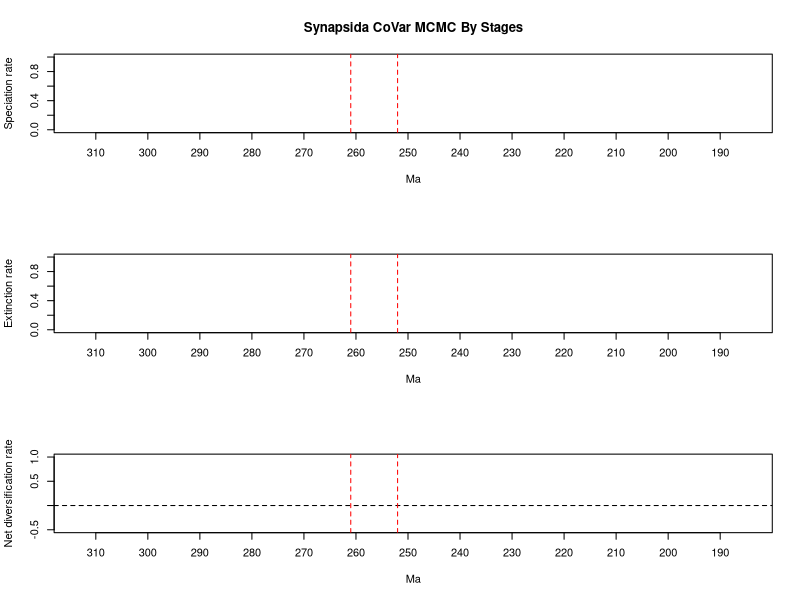

The R source for this figure:
# 1 files combined:
# 	C:\Users\SimoesLabAdmin\Documents\BDNN_Arielli\synapsida\mcmc_fixshift_predictors\C_covar/combined_9_marginal_rates.log

# 95% HPDs calculated using code from Biopy (https://www.cs.auckland.ac.nz/~yhel002/biopy/)

pdf(file='C:/Users/SimoesLabAdmin/Documents/BDNN_Arielli/synapsida/mcmc_fixshift_predictors/C_covar/combined_9_marginal_rates_RTT_plot2.pdf',width=8, height = 10.8)
par(mfrow=c(3, 1))
library(scales)
plot_RTT <- function (age,hpd_M,hpd_m,mean_m,color){
    N=100
    beta=(1:(N-1))/N
    alpha_shape=0.25
    cat=1-(beta^(1./alpha_shape))
    for (i in 1:(N-1)){
        trans= 1/N + 2/N
        polygon(c(age, rev(age)), c(hpd_M-((hpd_M-mean_m)*cat[i]), rev(hpd_m+((mean_m-hpd_m)*cat[i]))), col = alpha(color,trans), border = NA)
    }
    lines(rev(age), rev(mean_m), col = color, lwd=3)
}
    
L_hpd_m95=c(NA, NA,NA,NA,NA,NA,NA,NA,NA,NA,NA,NA,NA,NA,NA,NA,NA,NA,NA,NA,NA,NA,NA,NA,NA,NA,NA,0.113178,0.113178,0.113178,0.113178,0.113178,0.113178,0.113178,0.038436,0.038436,0.038436,0.038436,0.038436,0.038436,0.038436,0.038436,0.038436,0.024307,0.024307,0.024307,0.024307,0.024307,0.024307,0.024307,0.024307,0.024307,0.024307,0.070527,0.070527,0.070527,0.070527,0.070527,0.070527,0.070527,0.070527,0.070527,0.070527,0.064057,0.064057,0.064057,0.064057,0.064057,0.161713,0.161713,0.161713,0.161713,0.161713,0.199049,0.199049,0.199049,0.199049,0.199049,0.136514,0.136514,0.136514,0.136514,0.136514,0.136514,0.136514,0.24524,0.24524,0.24524,0.24524,0.24524,0.191645,0.191645,0.191645,0.191645,0.191645,0.191645,0.191645,0.191645,0.191645,0.048054,0.048054,0.048054,0.048054,0.048054,0.048054,0.048054,0.048054,0.048054,0.048054,0.086982,0.086982,0.086982,0.086982,0.086982,0.086982,0.086982,0.159183,0.159183,0.159183,0.159183,0.159183,0.159183,0.159183,0.159183,0.159183,0.159183,0.159183,0.159183,0.159183,0.159183,0.159183,0.159183,0.159183,0.159183)
L_hpd_M95=c(NA, NA,NA,NA,NA,NA,NA,NA,NA,NA,NA,NA,NA,NA,NA,NA,NA,NA,NA,NA,NA,NA,NA,NA,NA,NA,NA,0.360279,0.360279,0.360279,0.360279,0.360279,0.360279,0.360279,0.16092,0.16092,0.16092,0.16092,0.16092,0.16092,0.16092,0.16092,0.16092,0.116221,0.116221,0.116221,0.116221,0.116221,0.116221,0.116221,0.116221,0.116221,0.116221,0.168869,0.168869,0.168869,0.168869,0.168869,0.168869,0.168869,0.168869,0.168869,0.168869,0.225924,0.225924,0.225924,0.225924,0.225924,0.404654,0.404654,0.404654,0.404654,0.404654,0.442647,0.442647,0.442647,0.442647,0.442647,0.228119,0.228119,0.228119,0.228119,0.228119,0.228119,0.228119,0.416928,0.416928,0.416928,0.416928,0.416928,0.342402,0.342402,0.342402,0.342402,0.342402,0.342402,0.342402,0.342402,0.342402,0.165302,0.165302,0.165302,0.165302,0.165302,0.165302,0.165302,0.165302,0.165302,0.165302,0.318832,0.318832,0.318832,0.318832,0.318832,0.318832,0.318832,0.317036,0.317036,0.317036,0.317036,0.317036,0.317036,0.317036,0.317036,0.317036,0.317036,0.317036,0.317036,0.317036,0.317036,0.317036,0.317036,0.317036,0.317036)
M_hpd_m95=c(NA, NA,NA,NA,NA,NA,NA,NA,NA,NA,NA,NA,NA,NA,NA,NA,NA,NA,NA,NA,NA,NA,NA,NA,NA,NA,NA,0.248022,0.248022,0.248022,0.248022,0.248022,0.248022,0.248022,0.047222,0.047222,0.047222,0.047222,0.047222,0.047222,0.047222,0.047222,0.047222,0.027895,0.027895,0.027895,0.027895,0.027895,0.027895,0.027895,0.027895,0.027895,0.027895,0.065425,0.065425,0.065425,0.065425,0.065425,0.065425,0.065425,0.065425,0.065425,0.065425,0.068277,0.068277,0.068277,0.068277,0.068277,0.158848,0.158848,0.158848,0.158848,0.158848,0.235231,0.235231,0.235231,0.235231,0.235231,0.237861,0.237861,0.237861,0.237861,0.237861,0.237861,0.237861,0.173232,0.173232,0.173232,0.173232,0.173232,0.09905,0.09905,0.09905,0.09905,0.09905,0.09905,0.09905,0.09905,0.09905,0.027003,0.027003,0.027003,0.027003,0.027003,0.027003,0.027003,0.027003,0.027003,0.027003,0.082581,0.082581,0.082581,0.082581,0.082581,0.082581,0.082581,0.099136,0.099136,0.099136,0.099136,0.099136,0.099136,0.099136,0.099136,0.099136,0.099136,0.099136,0.099136,0.099136,0.099136,0.099136,0.099136,0.099136,0.099136)
M_hpd_M95=c(NA, NA,NA,NA,NA,NA,NA,NA,NA,NA,NA,NA,NA,NA,NA,NA,NA,NA,NA,NA,NA,NA,NA,NA,NA,NA,NA,0.534327,0.534327,0.534327,0.534327,0.534327,0.534327,0.534327,0.175002,0.175002,0.175002,0.175002,0.175002,0.175002,0.175002,0.175002,0.175002,0.137931,0.137931,0.137931,0.137931,0.137931,0.137931,0.137931,0.137931,0.137931,0.137931,0.167607,0.167607,0.167607,0.167607,0.167607,0.167607,0.167607,0.167607,0.167607,0.167607,0.280547,0.280547,0.280547,0.280547,0.280547,0.364689,0.364689,0.364689,0.364689,0.364689,0.534514,0.534514,0.534514,0.534514,0.534514,0.343555,0.343555,0.343555,0.343555,0.343555,0.343555,0.343555,0.300749,0.300749,0.300749,0.300749,0.300749,0.223053,0.223053,0.223053,0.223053,0.223053,0.223053,0.223053,0.223053,0.223053,0.127544,0.127544,0.127544,0.127544,0.127544,0.127544,0.127544,0.127544,0.127544,0.127544,0.277908,0.277908,0.277908,0.277908,0.277908,0.277908,0.277908,0.23935,0.23935,0.23935,0.23935,0.23935,0.23935,0.23935,0.23935,0.23935,0.23935,0.23935,0.23935,0.23935,0.23935,0.23935,0.23935,0.23935,0.23935)
R_hpd_m95=c(NA, NA,NA,NA,NA,NA,NA,NA,NA,NA,NA,NA,NA,NA,NA,NA,NA,NA,NA,NA,NA,NA,NA,NA,NA,NA,NA,-0.34703,-0.34703,-0.34703,-0.34703,-0.34703,-0.34703,-0.34703,-0.099204,-0.099204,-0.099204,-0.099204,-0.099204,-0.099204,-0.099204,-0.099204,-0.099204,-0.081222,-0.081222,-0.081222,-0.081222,-0.081222,-0.081222,-0.081222,-0.081222,-0.081222,-0.081222,-0.057357,-0.057357,-0.057357,-0.057357,-0.057357,-0.057357,-0.057357,-0.057357,-0.057357,-0.057357,-0.148022,-0.148022,-0.148022,-0.148022,-0.148022,-0.112192,-0.112192,-0.112192,-0.112192,-0.112192,-0.260067,-0.260067,-0.260067,-0.260067,-0.260067,-0.178802,-0.178802,-0.178802,-0.178802,-0.178802,-0.178802,-0.178802,-0.000559,-0.000559,-0.000559,-0.000559,-0.000559,0.02159,0.02159,0.02159,0.02159,0.02159,0.02159,0.02159,0.02159,0.02159,-0.032632,-0.032632,-0.032632,-0.032632,-0.032632,-0.032632,-0.032632,-0.032632,-0.032632,-0.032632,-0.122589,-0.122589,-0.122589,-0.122589,-0.122589,-0.122589,-0.122589,-0.021111,-0.021111,-0.021111,-0.021111,-0.021111,-0.021111,-0.021111,-0.021111,-0.021111,-0.021111,-0.021111,-0.021111,-0.021111,-0.021111,-0.021111,-0.021111,-0.021111,-0.021111)
R_hpd_M95=c(NA, NA,NA,NA,NA,NA,NA,NA,NA,NA,NA,NA,NA,NA,NA,NA,NA,NA,NA,NA,NA,NA,NA,NA,NA,NA,NA,-0.00254,-0.00254,-0.00254,-0.00254,-0.00254,-0.00254,-0.00254,0.06474,0.06474,0.06474,0.06474,0.06474,0.06474,0.06474,0.06474,0.06474,0.050188,0.050188,0.050188,0.050188,0.050188,0.050188,0.050188,0.050188,0.050188,0.050188,0.065399,0.065399,0.065399,0.065399,0.065399,0.065399,0.065399,0.065399,0.065399,0.065399,0.088005,0.088005,0.088005,0.088005,0.088005,0.156772,0.156772,0.156772,0.156772,0.156772,0.110531,0.110531,0.110531,0.110531,0.110531,-0.044996,-0.044996,-0.044996,-0.044996,-0.044996,-0.044996,-0.044996,0.20286,0.20286,0.20286,0.20286,0.20286,0.202335,0.202335,0.202335,0.202335,0.202335,0.202335,0.202335,0.202335,0.202335,0.102755,0.102755,0.102755,0.102755,0.102755,0.102755,0.102755,0.102755,0.102755,0.102755,0.168401,0.168401,0.168401,0.168401,0.168401,0.168401,0.168401,0.172293,0.172293,0.172293,0.172293,0.172293,0.172293,0.172293,0.172293,0.172293,0.172293,0.172293,0.172293,0.172293,0.172293,0.172293,0.172293,0.172293,0.172293)
L_mean=c(NA, NA,NA,NA,NA,NA,NA,NA,NA,NA,NA,NA,NA,NA,NA,NA,NA,NA,NA,NA,NA,NA,NA,NA,NA,NA,NA,0.233150395555556,0.233150395555556,0.233150395555556,0.233150395555556,0.233150395555556,0.233150395555556,0.233150395555556,0.094478531111111,0.094478531111111,0.094478531111111,0.094478531111111,0.094478531111111,0.094478531111111,0.094478531111111,0.094478531111111,0.094478531111111,0.068968741111111,0.068968741111111,0.068968741111111,0.068968741111111,0.068968741111111,0.068968741111111,0.068968741111111,0.068968741111111,0.068968741111111,0.068968741111111,0.115282291111111,0.115282291111111,0.115282291111111,0.115282291111111,0.115282291111111,0.115282291111111,0.115282291111111,0.115282291111111,0.115282291111111,0.115282291111111,0.139947404444444,0.139947404444444,0.139947404444444,0.139947404444444,0.139947404444444,0.287658931111111,0.287658931111111,0.287658931111111,0.287658931111111,0.287658931111111,0.317379204444444,0.317379204444444,0.317379204444444,0.317379204444444,0.317379204444444,0.185067225555556,0.185067225555556,0.185067225555556,0.185067225555556,0.185067225555556,0.185067225555556,0.185067225555556,0.334090525555556,0.334090525555556,0.334090525555556,0.334090525555556,0.334090525555556,0.266047607777778,0.266047607777778,0.266047607777778,0.266047607777778,0.266047607777778,0.266047607777778,0.266047607777778,0.266047607777778,0.266047607777778,0.104002332222222,0.104002332222222,0.104002332222222,0.104002332222222,0.104002332222222,0.104002332222222,0.104002332222222,0.104002332222222,0.104002332222222,0.104002332222222,0.193002581111111,0.193002581111111,0.193002581111111,0.193002581111111,0.193002581111111,0.193002581111111,0.193002581111111,0.237244654444444,0.237244654444444,0.237244654444444,0.237244654444444,0.237244654444444,0.237244654444444,0.237244654444444,0.237244654444444,0.237244654444444,0.237244654444444,0.237244654444444,0.237244654444444,0.237244654444444,0.237244654444444,0.237244654444444,0.237244654444444,0.237244654444444,0.237244654444444)
M_mean=c(NA, NA,NA,NA,NA,NA,NA,NA,NA,NA,NA,NA,NA,NA,NA,NA,NA,NA,NA,NA,NA,NA,NA,NA,NA,NA,NA,0.401994956666667,0.401994956666667,0.401994956666667,0.401994956666667,0.401994956666667,0.401994956666667,0.401994956666667,0.105568934444444,0.105568934444444,0.105568934444444,0.105568934444444,0.105568934444444,0.105568934444444,0.105568934444444,0.105568934444444,0.105568934444444,0.082796764444444,0.082796764444444,0.082796764444444,0.082796764444444,0.082796764444444,0.082796764444444,0.082796764444444,0.082796764444444,0.082796764444444,0.082796764444444,0.111063301111111,0.111063301111111,0.111063301111111,0.111063301111111,0.111063301111111,0.111063301111111,0.111063301111111,0.111063301111111,0.111063301111111,0.111063301111111,0.159434087777778,0.159434087777778,0.159434087777778,0.159434087777778,0.159434087777778,0.263117816666667,0.263117816666667,0.263117816666667,0.263117816666667,0.263117816666667,0.387305187777778,0.387305187777778,0.387305187777778,0.387305187777778,0.387305187777778,0.294228284444444,0.294228284444444,0.294228284444444,0.294228284444444,0.294228284444444,0.294228284444444,0.294228284444444,0.23647585,0.23647585,0.23647585,0.23647585,0.23647585,0.160979622222222,0.160979622222222,0.160979622222222,0.160979622222222,0.160979622222222,0.160979622222222,0.160979622222222,0.160979622222222,0.160979622222222,0.070249728888889,0.070249728888889,0.070249728888889,0.070249728888889,0.070249728888889,0.070249728888889,0.070249728888889,0.070249728888889,0.070249728888889,0.070249728888889,0.171020701111111,0.171020701111111,0.171020701111111,0.171020701111111,0.171020701111111,0.171020701111111,0.171020701111111,0.163954371111111,0.163954371111111,0.163954371111111,0.163954371111111,0.163954371111111,0.163954371111111,0.163954371111111,0.163954371111111,0.163954371111111,0.163954371111111,0.163954371111111,0.163954371111111,0.163954371111111,0.163954371111111,0.163954371111111,0.163954371111111,0.163954371111111,0.163954371111111)
R_mean=c(NA, NA,NA,NA,NA,NA,NA,NA,NA,NA,NA,NA,NA,NA,NA,NA,NA,NA,NA,NA,NA,NA,NA,NA,NA,NA,NA,-0.168844548888889,-0.168844548888889,-0.168844548888889,-0.168844548888889,-0.168844548888889,-0.168844548888889,-0.168844548888889,-0.011090403333333,-0.011090403333333,-0.011090403333333,-0.011090403333333,-0.011090403333333,-0.011090403333333,-0.011090403333333,-0.011090403333333,-0.011090403333333,-0.013828024444444,-0.013828024444444,-0.013828024444444,-0.013828024444444,-0.013828024444444,-0.013828024444444,-0.013828024444444,-0.013828024444444,-0.013828024444444,-0.013828024444444,0.004219014444444,0.004219014444444,0.004219014444444,0.004219014444444,0.004219014444444,0.004219014444444,0.004219014444444,0.004219014444444,0.004219014444444,0.004219014444444,-0.019486654444444,-0.019486654444444,-0.019486654444444,-0.019486654444444,-0.019486654444444,0.024541126666667,0.024541126666667,0.024541126666667,0.024541126666667,0.024541126666667,-0.06992596,-0.06992596,-0.06992596,-0.06992596,-0.06992596,-0.109161035555556,-0.109161035555556,-0.109161035555556,-0.109161035555556,-0.109161035555556,-0.109161035555556,-0.109161035555556,0.097614665555556,0.097614665555556,0.097614665555556,0.097614665555556,0.097614665555556,0.105067984444444,0.105067984444444,0.105067984444444,0.105067984444444,0.105067984444444,0.105067984444444,0.105067984444444,0.105067984444444,0.105067984444444,0.033752613333333,0.033752613333333,0.033752613333333,0.033752613333333,0.033752613333333,0.033752613333333,0.033752613333333,0.033752613333333,0.033752613333333,0.033752613333333,0.021981882222222,0.021981882222222,0.021981882222222,0.021981882222222,0.021981882222222,0.021981882222222,0.021981882222222,0.073290275555556,0.073290275555556,0.073290275555556,0.073290275555556,0.073290275555556,0.073290275555556,0.073290275555556,0.073290275555556,0.073290275555556,0.073290275555556,0.073290275555556,0.073290275555556,0.073290275555556,0.073290275555556,0.073290275555556,0.073290275555556,0.073290275555556,0.073290275555556)
trans=0.5
age=(0:(134-1))* -1
# Calculate positions for the mass extinction events
perm_trias_extinction = -252 # End-Permian mass extinction (252 Ma)
guadalupian_extinction = -261 # Guadalupian extinction (261 Ma)

# Define custom tick positions at 10 MY intervals
x_ticks <- seq(-310, -190, by=10)
x_tick_labels <- abs(x_ticks)

# First plot: Speciation rate
plot(age, age, type='n', ylim=c(0, 1), xlim=c(-312.9, -185.1), 
     ylab='Speciation rate', xlab='Ma', main='Synapsida CoVar MCMC By Stages', 
     xaxt='n') # Remove default x-axis
axis(1, at=x_ticks, labels=x_tick_labels) # Custom x-axis with 10MY interval ticks

plot_RTT(age, L_hpd_M95, L_hpd_m95, L_mean, "#4c4cec")
lines(rev(age), rev(L_mean), col="#4c4cec", lwd=3)

# Add vertical lines for mass extinction events
abline(v=perm_trias_extinction, col="red", lty=2) 
abline(v=guadalupian_extinction, col="red", lty=2)

# Second plot: Extinction rate
plot(age, age, type='n', ylim=c(0, 1), xlim=c(-312.9, -185.1), 
     ylab='Extinction rate', xlab='Ma',
     xaxt='n') # Remove default x-axis
axis(1, at=x_ticks, labels=x_tick_labels) # Custom x-axis with 10MY interval ticks

plot_RTT(age, M_hpd_M95, M_hpd_m95, M_mean, "#e34a33")
lines(rev(age), rev(M_mean), col="#e34a33", lwd=3)

# Add vertical lines for mass extinction events
abline(v=perm_trias_extinction, col="red", lty=2)
abline(v=guadalupian_extinction, col="red", lty=2)

# Third plot: Net diversification rate
plot(age, age, type='n', ylim=c(-0.5, 1), xlim=c(-312.9, -185.1), 
     ylab='Net diversification rate', xlab='Ma',
     xaxt='n') # Remove default x-axis
axis(1, at=x_ticks, labels=x_tick_labels) # Custom x-axis with 10MY interval ticks

abline(h=0, lty=2, col="black")
plot_RTT(age, R_hpd_M95, R_hpd_m95, R_mean, "#504A4B")
lines(rev(age), rev(R_mean), col="#504A4B", lwd=3)

# Add vertical lines for mass extinction events
abline(v=perm_trias_extinction, col="red", lty=2)
abline(v=guadalupian_extinction, col="red", lty=2)

dev.off()
